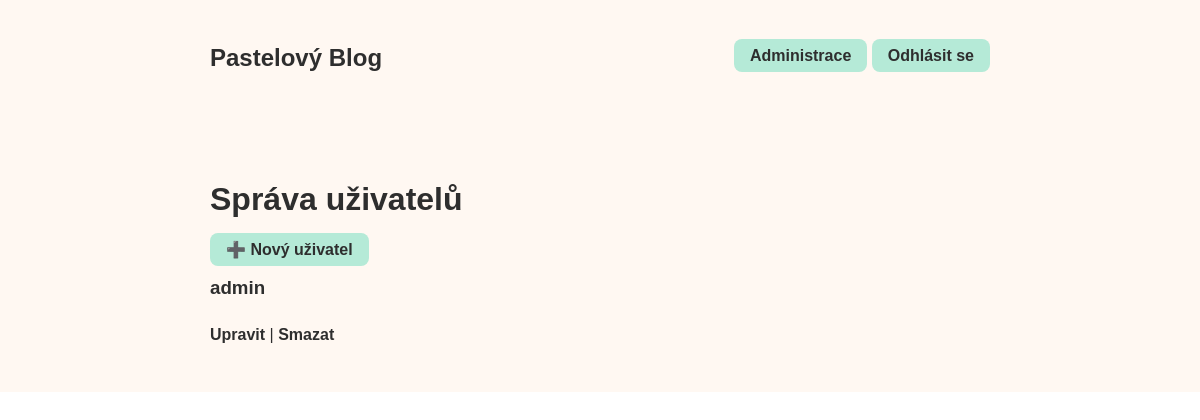
The page /user_management (signed in) on the database as committed earlier.
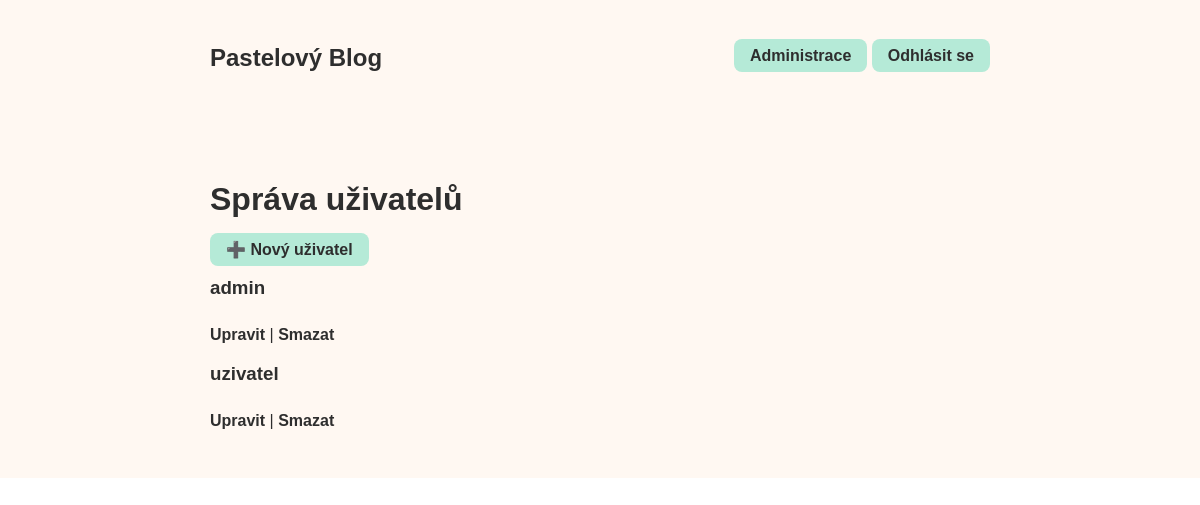
The same page on the database as committed later.
### models.py (models this page shows)
class User(db.Model, UserMixin):
    __tablename__ = 'users'
    id = db.Column(db.Integer, primary_key=True)
    username = db.Column(db.String(100), nullable=False, unique=True)
    password = db.Column(db.String(100), nullable=False)
    created_at = db.Column(db.DateTime, default=datetime.utcnow)
    articles = db.relationship('Article', backref='author', lazy=True)

### app.py (the view)
@app.route('/user_management')
@login_required
def user_management():
    print("Přístup na správu uživatelů.")
    users = User.query.all()
    return render_template('user_management.html', users=users)

### app.py (called while the page is built)
@login_manager.user_loader
def load_user(user_id):
    return User.query.get(int(user_id))

### templates/user_management.html
{% extends "base.html" %}
{% block content %}
<main class="main-content">
  <div class="container">
    <h1>Správa uživatelů</h1>
    <a href="{{ url_for('create_user') }}" class="login-button">➕ Nový uživatel</a>
    <div class="user-grid">
      {% for user in users %}
        <div class="user-card">
          <h3>{{ user.username }}</h3>
          <a href="{{ url_for('edit_user', user_id=user.id) }}" class="read-more">Upravit</a> |
          <a href="{{ url_for('delete_user', user_id=user.id) }}" class="read-more">Smazat</a>
        </div>
      {% else %}
        <p>Žádní uživatelé zatím nejsou registrováni.</p>
      {% endfor %}
    </div>
  </div>
</main>
{% endblock %}

### templates/base.html (shortened to what this page needs)
<!DOCTYPE html>
<html lang="cs">
<head>
    <link rel="stylesheet" href="/static/style.css">
</head>
<body>
    <header class="site-header">
      <div class="container">
        <h1 class="site-title"><a href="{{ url_for('home') }}">Pastelový Blog</a></h1>
        <div class="header-buttons">
          {% if current_user.is_authenticated %}
            <a href="{{ url_for('dashboard') }}" class="login-button">Administrace</a>
          {% endif %}
          <a href="{{ url_for('logout') if current_user.is_authenticated else url_for('login') }}" class="login-button">
            {{ 'Odhlásit se' if current_user.is_authenticated else 'Přihlásit se' }}
          </a>
        </div>
      </div>
    </header>
{% block content %}{% endblock %}
</body>
</html>

### static/style.css (style rules this page uses)
:root { --background-color: #fff8f2; --primary-color: #ffd6e8; --accent-color: #b5ead7; --text-color: #2e2e2e; --card-radius: 1.25rem; }
body { margin: 0; font-family: sans-serif; background-color: #ffffff; color: var(--text-color); }
.site-header { background-color: var(--background-color); padding: 1rem 0; box-shadow: 0 2px 4px rgba(0, 0, 0, 0.03); }
.site-header .container { display: flex; justify-content: space-between; align-items: center; max-width: 780px; margin: 0 auto; padding: 0 1rem; }
.site-title a { text-decoration: none; color: var(--text-color); font-size: 1.5rem; font-weight: bold; }
.login-button { text-decoration: none; background-color: var(--accent-color); color: var(--text-color); padding: 0.5rem 1rem; border-radius: 0.5rem; font-weight: bold; }
.main-content { background-color: var(--background-color); padding: 2rem 0; }
.container { max-width: 780px; margin: 0 auto; padding: 1rem; }
.read-more { display: inline-block; margin-top: 0.5rem; text-decoration: none; color: var(--text-color); font-weight: bold; }

Rows that differ between the two databases and show on the page:
added User: username "uzivatel"
